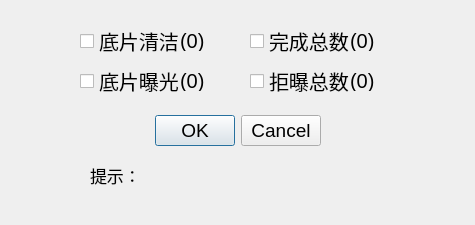
<?xml version="1.0" encoding="UTF-8"?>
<ui version="4.0">
 <class>DlgWorkpiece</class>
 <widget class="QDialog" name="DlgWorkpiece">
  <property name="geometry">
   <rect>
    <x>0</x>
    <y>0</y>
    <width>475</width>
    <height>225</height>
   </rect>
  </property>
  <property name="windowTitle">
   <string>工作计数清零</string>
  </property>
  <property name="windowIcon">
   <iconset resource="../res.qrc">
    <normaloff>:/images/image/logo.png</normaloff>:/images/image/logo.png</iconset>
  </property>
  <widget class="QDialogButtonBox" name="buttonBox">
   <property name="geometry">
    <rect>
     <x>140</x>
     <y>110</y>
     <width>181</width>
     <height>41</height>
    </rect>
   </property>
   <property name="font">
    <font>
     <pointsize>14</pointsize>
    </font>
   </property>
   <property name="orientation">
    <enum>Qt::Horizontal</enum>
   </property>
   <property name="standardButtons">
    <set>QDialogButtonBox::Cancel|QDialogButtonBox::Ok</set>
   </property>
  </widget>
  <widget class="QCheckBox" name="box_bg_jubaonumber">
   <property name="geometry">
    <rect>
     <x>250</x>
     <y>70</y>
     <width>101</width>
     <height>22</height>
    </rect>
   </property>
   <property name="font">
    <font>
     <family>Ubuntu</family>
     <pointsize>15</pointsize>
    </font>
   </property>
   <property name="text">
    <string>拒曝总数</string>
   </property>
  </widget>
  <widget class="QCheckBox" name="box_dp_baoguang">
   <property name="geometry">
    <rect>
     <x>80</x>
     <y>70</y>
     <width>101</width>
     <height>22</height>
    </rect>
   </property>
   <property name="font">
    <font>
     <family>Ubuntu</family>
     <pointsize>15</pointsize>
    </font>
   </property>
   <property name="text">
    <string>底片曝光</string>
   </property>
  </widget>
  <widget class="QLabel" name="label_number_tip">
   <property name="geometry">
    <rect>
     <x>90</x>
     <y>160</y>
     <width>261</width>
     <height>31</height>
    </rect>
   </property>
   <property name="font">
    <font>
     <pointsize>13</pointsize>
    </font>
   </property>
   <property name="text">
    <string>提示：</string>
   </property>
  </widget>
  <widget class="QCheckBox" name="box_dp_clear">
   <property name="geometry">
    <rect>
     <x>80</x>
     <y>30</y>
     <width>101</width>
     <height>22</height>
    </rect>
   </property>
   <property name="font">
    <font>
     <family>Ubuntu</family>
     <pointsize>15</pointsize>
    </font>
   </property>
   <property name="text">
    <string>底片清洁</string>
   </property>
  </widget>
  <widget class="QCheckBox" name="box_bg_totalnumber">
   <property name="geometry">
    <rect>
     <x>250</x>
     <y>30</y>
     <width>101</width>
     <height>22</height>
    </rect>
   </property>
   <property name="font">
    <font>
     <family>Ubuntu</family>
     <pointsize>15</pointsize>
    </font>
   </property>
   <property name="text">
    <string>完成总数</string>
   </property>
  </widget>
  <widget class="QLabel" name="label_dp_clear">
   <property name="geometry">
    <rect>
     <x>180</x>
     <y>30</y>
     <width>61</width>
     <height>21</height>
    </rect>
   </property>
   <property name="font">
    <font>
     <family>Ubuntu</family>
     <pointsize>15</pointsize>
    </font>
   </property>
   <property name="text">
    <string>(0)</string>
   </property>
  </widget>
  <widget class="QLabel" name="label_total_number">
   <property name="geometry">
    <rect>
     <x>350</x>
     <y>30</y>
     <width>61</width>
     <height>21</height>
    </rect>
   </property>
   <property name="font">
    <font>
     <family>Ubuntu</family>
     <pointsize>15</pointsize>
    </font>
   </property>
   <property name="text">
    <string>(0)</string>
   </property>
  </widget>
  <widget class="QLabel" name="label_dp_baoguang">
   <property name="geometry">
    <rect>
     <x>180</x>
     <y>70</y>
     <width>61</width>
     <height>21</height>
    </rect>
   </property>
   <property name="font">
    <font>
     <family>Ubuntu</family>
     <pointsize>15</pointsize>
    </font>
   </property>
   <property name="text">
    <string>(0)</string>
   </property>
  </widget>
  <widget class="QLabel" name="label_jubaonumber">
   <property name="geometry">
    <rect>
     <x>350</x>
     <y>70</y>
     <width>61</width>
     <height>21</height>
    </rect>
   </property>
   <property name="font">
    <font>
     <family>Ubuntu</family>
     <pointsize>15</pointsize>
    </font>
   </property>
   <property name="text">
    <string>(0)</string>
   </property>
  </widget>
 </widget>
 <resources>
  <include location="../res.qrc"/>
 </resources>
 <connections/>
</ui>
